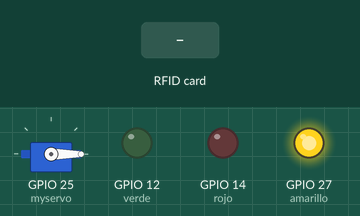
The sketch below on a simulated ESP32. On the bench: servo, output pins drawn as LEDs (lit = HIGH). The inputs (shaded band) are chosen by the test bench. WiFi joins after 1.5 s; servers stay silent unless stated; uploads are accepted with an empty reply; what the sketch prints to the serial monitor is not drawn.

Above: at 2.7 s.
2.8 s: RFID card 36 11 02 10 held to the reader
At 3.4 s:
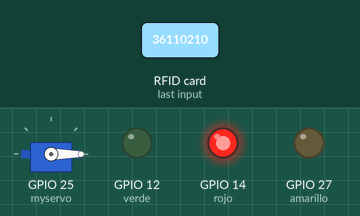
4.3 s: RFID card 33 5E AC 14 held to the reader
At 6.06 s:
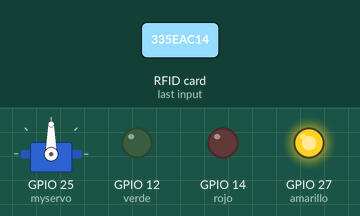
At 7.0 s:
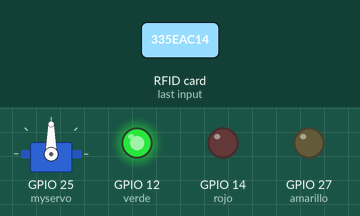
7.3 s: RFID card C7 7E 63 C8 held to the reader
Timing chart, 0 to 13.9 s (numbered marks = the images above; inputs shaded):
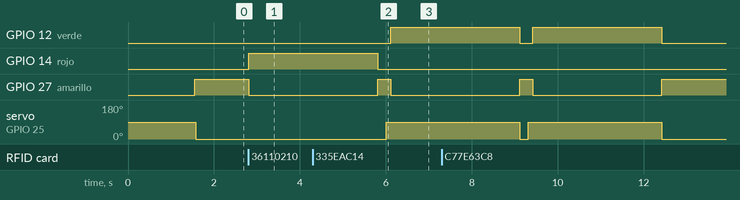

The sketch:

rfid_petiso.ino
```cpp
const int verde = 12;
const int rojo =  14;
const int amarillo = 27;
#include <HTTPClient.h>
#include <WiFi.h>
#include <ESP32Servo.h>
#include <SPI.h>
#include <MFRC522.h>
Servo myservo;
int dt = 100;
const char* ssid = "Arrayago Wifi";
const char* password =  "36110210";
#define RST_PIN  0    //Pin 0 para el reset del RC522
#define SS_PIN  5   //Pin 5 para el SS (SDA) del RC522
MFRC522 mfrc522(SS_PIN, RST_PIN); ///Creamos el objeto para el RC522
String User1 = "carabana Nª";
String User2 = "Carabana Nª";
String id1 = "Nª Color=";
String id2 = "Nª color=";
void setup() {
  myservo.attach(25);
  pinMode(verde, OUTPUT);
  pinMode(rojo,  OUTPUT);
  pinMode(amarillo, OUTPUT);
  Serial.begin(115200);
  SPI.begin();
  mfrc522.PCD_Init();
  Serial.println("Control de acceso:");
  WiFi.begin(ssid, password);
     Serial.print("Conectando...");
     while (WiFi.status() != WL_CONNECTED) {

     Serial.print(".");
  }
   Serial.print("Conectado con éxito, mi IP es: ");
  Serial.println(WiFi.localIP());
}

byte ActualUID[4];
byte  Usuario1[4]= {0x33, 0x5E, 0xAC, 0x14};
byte  Usuario2[4]= {0xC7, 0x7E, 0x63, 0xC8};
void loop() {
 digitalWrite(verde, LOW);
digitalWrite(rojo, LOW);
digitalWrite(amarillo, HIGH);

  // Revisamos si hay nuevas tarjetas  presentes
  if ( mfrc522.PICC_IsNewCardPresent())
  {
  if ( mfrc522.PICC_ReadCardSerial())
  {

   Serial.print(F("Card UID:"));
   for (byte i = 0; i < mfrc522.uid.size; i++) {
   Serial.print(mfrc522.uid.uidByte[i] < 0x10 ? " 0" : " ");
   Serial.print(mfrc522.uid.uidByte[i], HEX);
   ActualUID[i]=mfrc522.uid.uidByte[i];
   }
   Serial.print(" ");

  if(compareArray(ActualUID,Usuario1)){
     if(WiFi.status()== WL_CONNECTED){
    HTTPClient http;
    http.begin ("**************************************?user=" + String(User1)+ "&trj=" + String(id1));
    http.addHeader("Content-Type", "application/x-www-form-urlencoded");
    int codigo_respuesta = http.GET();

    if(codigo_respuesta >0){
      Serial.println("Código HTTP ► " + String(codigo_respuesta));
      if(codigo_respuesta == 200){
        String cuerpo_respuesta = http.getString();
        Serial.println("El servidor respondió ▼ ");
        Serial.println(cuerpo_respuesta);

      }
    }else{
     Serial.print("Error enviando GET, código: ");
     Serial.println(codigo_respuesta);
    }
    http.end();
    }else{
     Serial.println("Error en la conexión WIFI");
  }
  Serial.println("bIenvenida Gisella.");
  myservo.write(90);
  delay(100);
  digitalWrite(verde, HIGH);
  digitalWrite(amarillo, LOW);
  }
  else if(compareArray(ActualUID,Usuario2)){
    if(WiFi.status()== WL_CONNECTED){
    HTTPClient http;
    http.begin("**************************************?user=" + String(User2)+ "&trj=" + String(id2));
     http.addHeader("Content-Type", "application/x-www-form-urlencoded");
    int codigo_respuesta = http.GET();
    if(codigo_respuesta >0){
      Serial.println("Código HTTP ► " + String(codigo_respuesta));
      if(codigo_respuesta == 200){
        String cuerpo_respuesta = http.getString();

        Serial.println("El servidor respondió ▼ ");
        Serial.println(cuerpo_respuesta);

      }
    }else{
     Serial.print("Error enviando GET, código: ");
     Serial.println(codigo_respuesta);

    }
    http.end();
    }else{
     Serial.println("Error en la conexión WIFI");
  }
  Serial.println("Bienvenido Martin...");
  myservo.write(90);
  delay(100);
  digitalWrite(verde, HIGH);
  digitalWrite(amarillo, LOW);
  }
  else{
  Serial.println("Acceso denegado...");
  digitalWrite(rojo, HIGH);
  digitalWrite(amarillo, LOW);
  }
  delay (3000);
  // Terminamos la lectura de la tarjeta tarjeta  actual
  mfrc522.PICC_HaltA();
  }
  }

  myservo.write(0);
}

//Función para comparar dos vectores
 boolean compareArray(byte array1[],byte array2[])
{
  if(array1[0] != array2[0])return(false);
  if(array1[1] != array2[1])return(false);
  if(array1[2] != array2[2])return(false);
  if(array1[3] != array2[3])return(false);
  return(true);
}
```

Measured:
- after the input at 2.8 s, GPIO 14 (rojo): LOW → HIGH at once; GPIO 27 (amarillo): HIGH → LOW at once
- after the input at 4.3 s, GPIO 12 (verde): LOW → HIGH after 1.8 s; servo on GPIO 25 (myservo): 0° → 90° after 1.7 s
